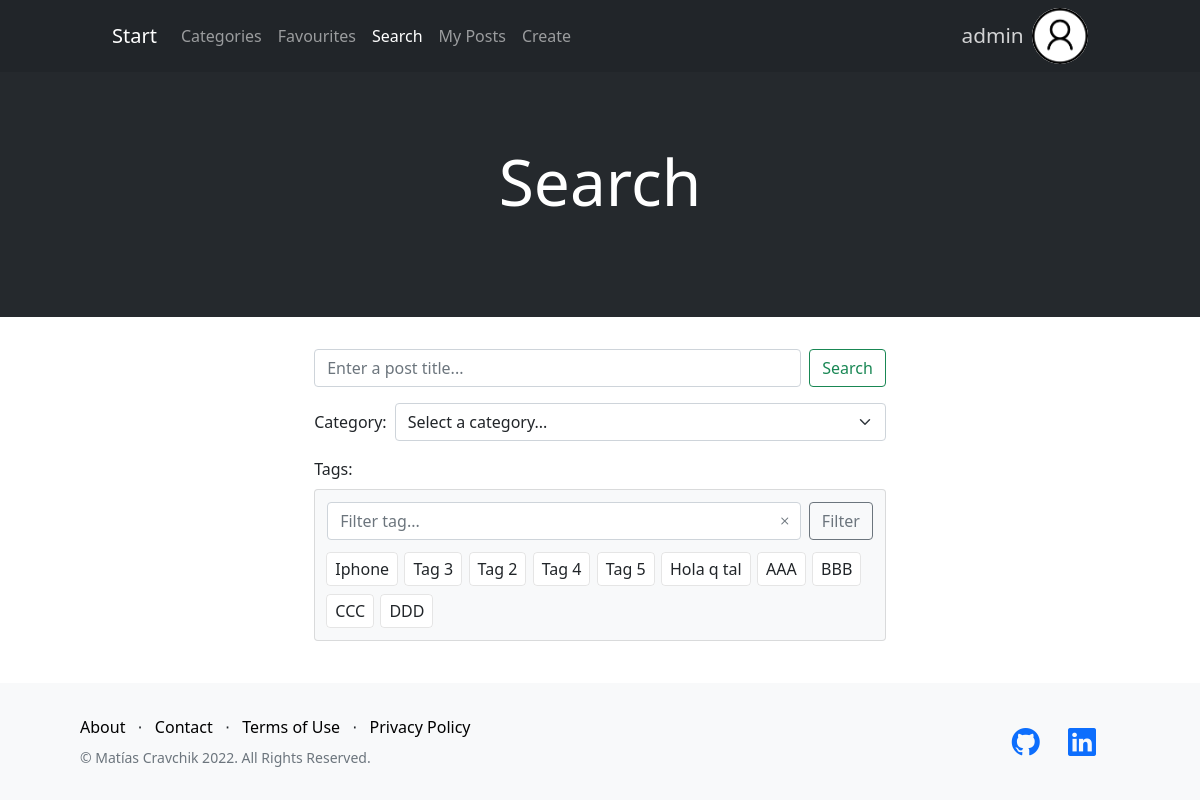
Before: /blog/search/ (signed in) with the older database file.
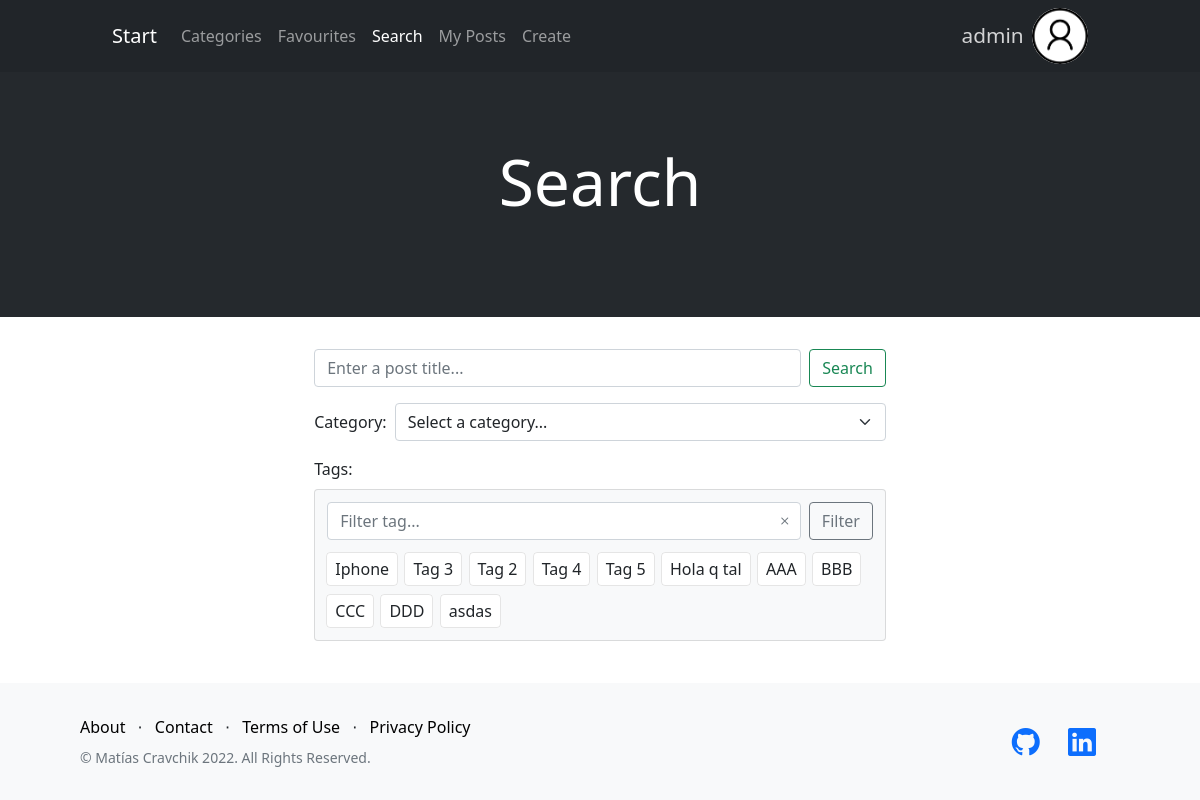
After: the same page with the newer database file.
### blog/models.py (models this page shows, shortened)
class Tag(models.Model):
    name = models.CharField(max_length=40, unique=True)

### blog/views.py (the view)
# urls.py: path("search/", views.search, name="Search"),
def search(request):
    title = request.GET.get("title", None)
    cat = request.GET.get("category")
    tags = request.GET.getlist("tags")
    if title is not None or cat is not None or tags:
        posts = Post.objects.all()
        if title:
            posts = posts.filter(title__icontains=title)
        if cat and cat != "-1":
            posts = posts.filter(category=cat)
        if tags:
            posts_to_exclude = []
            for post in posts:
                if not post.has_all_tags(tags):
                    posts_to_exclude.append(post.id)
            posts = posts.exclude(id__in=posts_to_exclude)
        no_posts_message = "No post found."
        return render(
            request,
            "blog/index.html",
            {"page": "Posts", "posts": posts, "no_posts_message": no_posts_message},
        )
    else:
        categories = Category.objects.all()
        tags = Tag.objects.all()
        return render(
            request,
            "blog/search.html",
            {"page": "Search", "categories": categories, "tags": tags},
        )

### accounts/context_processors/avatar.py (called while the page is built)
def avatar(request):
    if request.user.is_authenticated:
        return {
            "user_avatar": Profile.avatar_url(request.user)
        }
    else:
        return {}

### accounts/models.py (called while the page is built)
    def avatar_url(user):
        url = None
        try:
            url = Profile.objects.get(user=user).avatar.url
        except ObjectDoesNotExist:
            pass
        except ValueError:
            pass
        if url is None:
            url = str(settings.MEDIA_URL) + "profiles/default.png"
        return url

### blog/models.py (called while the page is built)
    def __str__(self):
        return self.name

### blog/templates/blog/search.html (shortened to what this page needs)
{% extends 'layout.html' %}
{% load static %}
{% block header %}
<div class="bg-dark o-98 p-0 m-0">
    <h1 class="mb-5 mt-4 py-5 text-center text-white" style="font-size: 4rem;">{{ page }}</h1>
</div>
{% endblock header %}
{% block content %}
<form action="{% url 'Search' %}" method="get" class="my-form py-2 col-xl-7 col-md-9 col-11 mx-auto">
    <div class="search-container">
        <input type="submit" value="Search" class="btn btn-outline-success ms-2">
        <input
          type="text"
          name="title"
          placeholder="Enter a post title..."
          class="form-control"
        />
    </div>
    <div class="d-flex flex-row align-items-center my-3">
        <span class="me-2">Category: </span>
        <select name="category" id="" class="form-select">
            <option value="-1">Select a category...</option>
        </select>
    </div>
    <span>Tags:</span>
    <ul class="card bg-light mt-2 p-2 tag-list-select">
        <div class="d-flex w-100 flex-row-reverse mx-1 mb-2 mt-1">
            <input type="button" value="Filter" class="btn btn-outline-secondary" id="tagSearchBtn">
            <button id="tagSearchDelete"><i class="bi bi-x text-muted"></i></button>
            <input type="text" placeholder="Filter tag..." class="form-control" id="tagSearchBar">
        </div>
        {% for tag in tags %}
            <li class="card my-1" id="{{ tag.id }}">
                <label class="btn w-100 m-0 py-1 px-2 tagCheckBox" for="btn-check{{ tag.id }}">{{ tag.name }}</label>
            </li>
        {% endfor %}
    </ul>
</form>
{% endblock content %}

Changed rows visible on the page:
added Tag: name "asdas"
